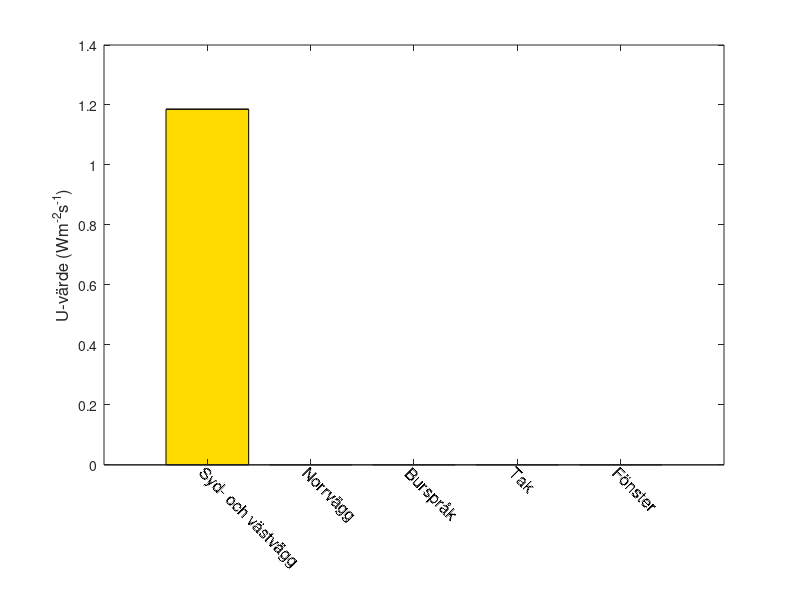

This figure's MATLAB source:
function ret = barUGraph()

U = [1.186,0.279,0.393, 0.171, 0.1];
strNames = {'Syd- och västvägg', ...
	    'Norrvägg',...
	    'Burspråk',...
	    'Tak',...
	    'Fönster'};
cvec = [2,1,6,4,7];


cm = colormap(hsv(7));

% 1 - norr
% 2 - SV
% 6 - bay
% 4 - Tak
% 5 - grund
% 3 - konstnta
% 7 - Fönster


figure(1)
hold off
data = NaN(5,5);
for n = 1:5
  data(n,n) = U(n);
end

bh = bar(data, 'stacked');


for n = 1:max(size(bh))
  set(bh(n), 'FaceColor', cm(cvec(n),:))
end

ylabel('U-värde (Wm^{-2}s^{-1})', 'Fontsize', 12)
ax = axis; % Current axis limits
axis(axis); % Set the axis limit modes (e.g. XLimMode) to manual
Yl = ax(3:4); % Y-axis limits

% Place the text labels
t = text(1:5,zeros(1,5),strNames);
set(t,'HorizontalAlignment','left','VerticalAlignment','top', ...
'Rotation',-45, 'Units', 'normalized', 'Clipping', 'off', 'Fontsize', 12);

% Remove the default labels
set(gca,'XTickLabel','')

TickExt = zeros(5,4);
for ii = 1:5
    TickExt(ii,:) = get(t(ii),'Extent');
end
Ha = gca;
Hfig = get(Ha, 'Parent');
set(Hfig, 'Units', 'normalized')
set(Ha, 'Units', 'normalized', 'ActivePositionProperty', 'OuterPosition');
Axpos = get(Ha, 'OuterPosition')
%Move axis object

TickExt

offs = min(TickExt(:,2))-max(TickExt(:,2))+0.05%-TickExt(:,4))
Axpos(2) = Axpos(2)-offs;
Axpos(4) = Axpos(4)+offs;

set(Ha,'OuterPosition',Axpos);

set(Hfig, 'Units', 'normalized');
set(Ha, 'Units', 'normalized');
set(t, 'Units', 'normalized')

